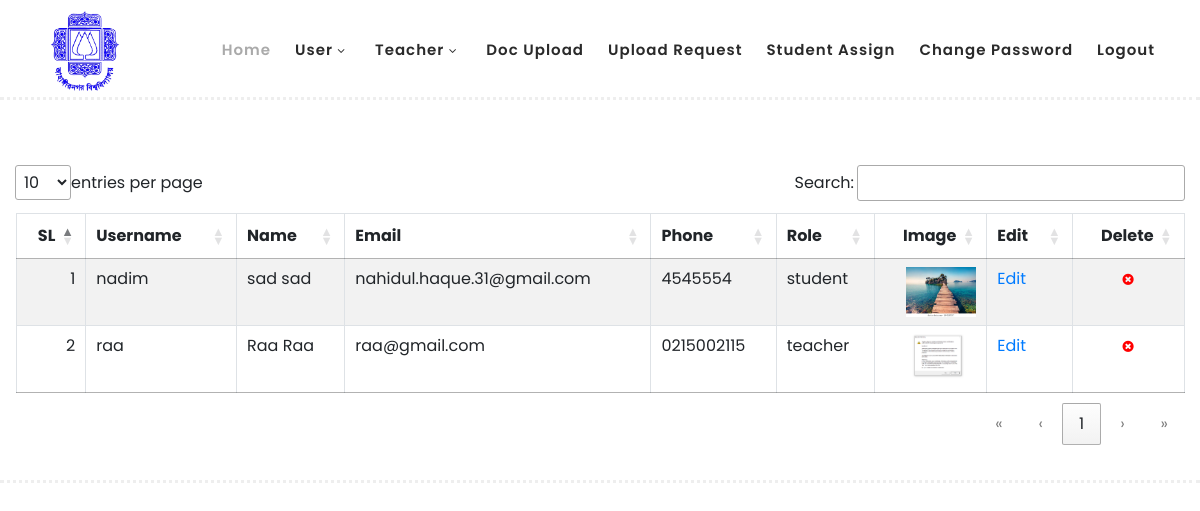
Before: /user_list.php (signed in) with the older database file.
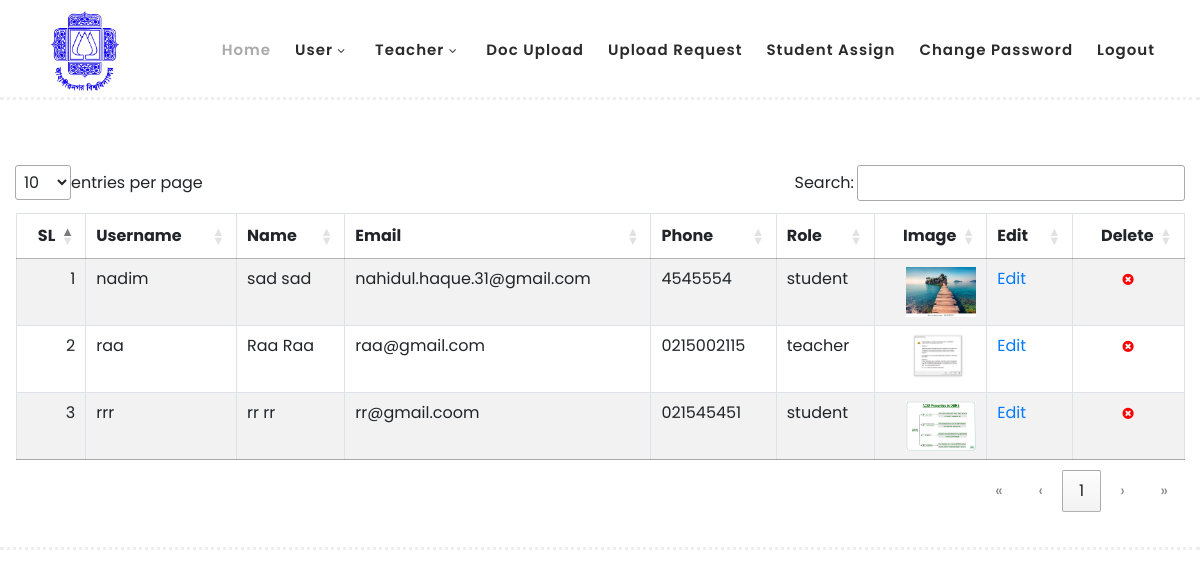
After: the same page with the newer database file.
### tables this page shows
CREATE TABLE `user` (
  `id` int(11) NOT NULL,
  `firstName` varchar(255) NOT NULL,
  `lastName` varchar(255) NOT NULL,
  `email` varchar(255) NOT NULL,
  `phone` varchar(30) NOT NULL,
  `username` varchar(30) NOT NULL,
  `password` varchar(255) NOT NULL,
  `profile_pic` varchar(512) NOT NULL,
  `role` varchar(32) NOT NULL,
  `deleted` int(11) NOT NULL DEFAULT 0
);

### user_list.php (the view, shortened to what this page needs)
<?php
include "menu.php";
include 'connect.php';
?>
  <body>
 <body>
<?php
$sql = "SELECT * FROM user where username != 'super_admin' and deleted = 0 order by username asc";
$stmt = $dbh->prepare($sql);
$result = $stmt->execute();
if ($stmt->rowCount()) {
    $i=1;
    echo "<div align='center'> <table id='userList'  class='table table-striped table-bordered'> <thead><tr><th>SL</th><th>Username</th><th>Name</th><th>Email</th><th style='text-align:left'>Phone</th><th>Role</th><th>Image</th><th>Edit</th><th>Delete</th></tr></thead><tbody>";
    while ($row = $stmt->fetch()) {
        $id = $row["id"];
        $username = $row["username"];
        $profile_pic = $row["profile_pic"];
        $firstName = $row["firstName"] ;
        $lastName = $row["lastName"] ;
        $email = $row["email"] ;
        $phone = $row["phone"] ;
        $role = $row["role"] ;
        echo "<tr>";
        echo "<td>$i</td>";
        echo "<td>$username</td>";
        echo "<td>$firstName $lastName</td>";
        echo "<td>$email</td>";
        echo "<td style='text-align:left'>$phone</td>";
        echo "<td>$role</td>";
        echo "<td><img src='$profile_pic' width='70px' height='50px'/></td>";
        echo "<td><a href='user_edit.php?username=$username'>Edit</a></td>";
        echo "<td><div align='center'><i class='fa fa-times-circle' style='font-size: 13px ; color: red' onclick='deleteUser($id)'></i></div></td>";
        echo "</tr>";
        $i++;
    }
    echo "</tbody></table></div>";
}else{
    echo "<div width='100%' > No record found! </div>";
}
?>
  </body>
</html>

### menu.php (shortened to what this page needs)
<?php
if (isset($_SESSION["username"]) && isset($_SESSION["isLoggedIn"])) {
    if ($_SESSION["isLoggedIn"] != true) {
        header("location: login.php");
    }else{
        $loggedInUserRole = $_SESSION["role"];
    }
} else {
    header("location: login.php");
}
?>
<!DOCTYPE html>
<html lang="en">
  <head>
    <link rel="stylesheet" type="text/css" href="assets/css/bootstrap.min.css">
    <link rel="stylesheet" type="text/css" href="assets/css/font-awesome.css">
    <link rel="stylesheet" href="assets/css/templatemo-hexashop.css">
    <link rel="stylesheet" href="assets/css/owl-carousel.css">
    <link rel="stylesheet" href="assets/css/lightbox.css">
    <link rel="stylesheet" href="css/dataTables.dataTables.css">
    </head>
    <body>
    <header class="header-area header-sticky">
        <div class="container">
            <div class="row">
                <div class="col-12">
                    <nav class="main-nav">
                        <a href="index.php" class="logo">
                            <img style="height:80px;width:80px"  src="image/logo.png">
                        </a>
                        <ul class="nav">
                            <li class="scroll-to-section"><a href="thesis_list.php" class="active">Home</a></li>
                            <?php
                            if($loggedInUserRole=="admin"){ ?>
                                <li class="submenu">
                                <a href="javascript:;">User</a>
                                </li>
                            <?php } ?>
                            <?php
                            if($loggedInUserRole=="admin"){ ?>
                                <li class="submenu">
                                <a href="javascript:;">Teacher</a>
                                </li>
                            <?php } ?>
                            <?php
                            if($loggedInUserRole=="student" || $loggedInUserRole=="admin"){ ?>
                            <li class="scroll-to-section"><a href="thesis_add.php">Doc Upload</a></li>
                            <?php } ?>
                            <?php
                            if($loggedInUserRole=="admin"){ ?>
                            <li class="scroll-to-section"><a href="thesis_upload_request.php">Upload request</a></li>
                            <?php } ?>
                            <?php
                            if($loggedInUserRole=="admin"){ ?>
                            <li class="scroll-to-section"><a href="teacher_student_mapping_add.php">Student Assign </a></li>
                            <?php } ?>
                            <li style="float: right"><a href="change_pass.php">Change Password</a></li>
                            <li style="float: right"><a href="logout.php">Logout</a></li>
                        </ul>
                    </nav>
                </div>
            </div>
        </div>
    </header>
    <div class="main-banner" id="top">
        <div class="container-fluid">

### assets/css/templatemo-hexashop.css (style rules this page uses)
html, body, div, span, applet, object, iframe, h1, h2, h3, h4, h5, h6, p, blockquote, div pre, a, abbr, acronym, address, big, cite, code, del, dfn, em, font, img, ins, kbd, q, s, samp, small, strike, strong, sub, sup, tt, var, b, u, i, center, dl, dt, dd, ol, ul, li, figure, header, nav, section, article, aside, footer, figcaption { margin: 0; padding: 0; border: 0; outline: 0; }
ul, li { padding: 0; margin: 0; list-style: none; }
header, nav, section, article, aside, footer, hgroup { display: block; }
* { box-sizing: border-box; }
html, body { font-family: 'Poppins', sans-serif; font-weight: 400; background-color: #fff; font-size: 16px; -ms-text-size-adjust: 100%; -webkit-font-smoothing: antialiased; -moz-osx-font-smoothing: grayscale; }
a { text-decoration: none !important; }
ul { margin-bottom: 0px; }
html, body { background: #fff; font-family: 'Poppins', sans-serif; }
.header-area { border-bottom: 3px dotted #eee; box-shadow: none; background-color: #fff; position: absolute; top: 0px; left: 0px; right: 0px; z-index: 100; height: 100px; -webkit-transition: all .5s ease 0s; -moz-transition: all .5s ease 0s; -o-transition: all .5s ease 0s; transition: all .5s ease 0s; }
.header-area .main-nav { min-height: 80px; background: transparent; }
.header-area .main-nav .logo { line-height: 100px; color: #fff; font-size: 28px; font-weight: 700; text-transform: uppercase; letter-spacing: 2px; float: left; -webkit-transition: all 0.3s ease 0s; -moz-transition: all 0.3s ease 0s; -o-transition: all 0.3s ease 0s; transition: all 0.3s ease 0s; }
.header-area .main-nav .nav { float: right; margin-top: 30px; margin-right: 0px; background-color: transparent; -webkit-transition: all 0.3s ease 0s; -moz-transition: all 0.3s ease 0s; -o-transition: all 0.3s ease 0s; transition: all 0.3s ease 0s; position: relative; z-index: 999; }
.header-area .main-nav .nav li { padding-left: 15px; padding-right: 15px; }
.header-area .main-nav .nav li:last-child { padding-right: 0px; }
.header-area .main-nav .nav li a { display: block; font-weight: 600; font-size: 15px; color: #2a2a2a; text-transform: capitalize; -webkit-transition: all 0.3s ease 0s; -moz-transition: all 0.3s ease 0s; -o-transition: all 0.3s ease 0s; transition: all 0.3s ease 0s; height: 40px; line-height: 40px; border: transparent; letter-spacing: 1px; }
.header-area .main-nav .nav li a { color: #2a2a2a; }
.header-area .main-nav .nav li:hover a, .header-area .main-nav .nav li a.active { color: #aaa!important; }
.header-area .main-nav .nav li.submenu { position: relative; padding-right: 30px; }
.header-area .main-nav .nav li.submenu:after { font-family: FontAwesome; content: "\f107"; font-size: 12px; color: #2a2a2a; position: absolute; right: 18px; top: 12px; }
.header-area.header-sticky { min-height: 80px; }
.header-area .nav { margin-top: 30px; }
.header-area.header-sticky .nav li a.active { color: #aaa; }
@media (max-width: 1200px) { .header-area .main-nav .nav li { padding-left: 12px; padding-right: 12px; } }
@media (max-width: 1200px) { .header-area .main-nav:before { display: none; } }
@media (min-width: 767px) { .header-area .main-nav .nav { display: flex !important; } }
.main-banner { border-bottom: 3px dotted #eee; padding-top: 160px; padding-bottom: 30px; }

Changed rows visible on the page:
added user: username "rrr", firstName "rr", lastName "rr", email "rr@gmail.coom", phone "021545451", role "student", profile_pic (picture)
